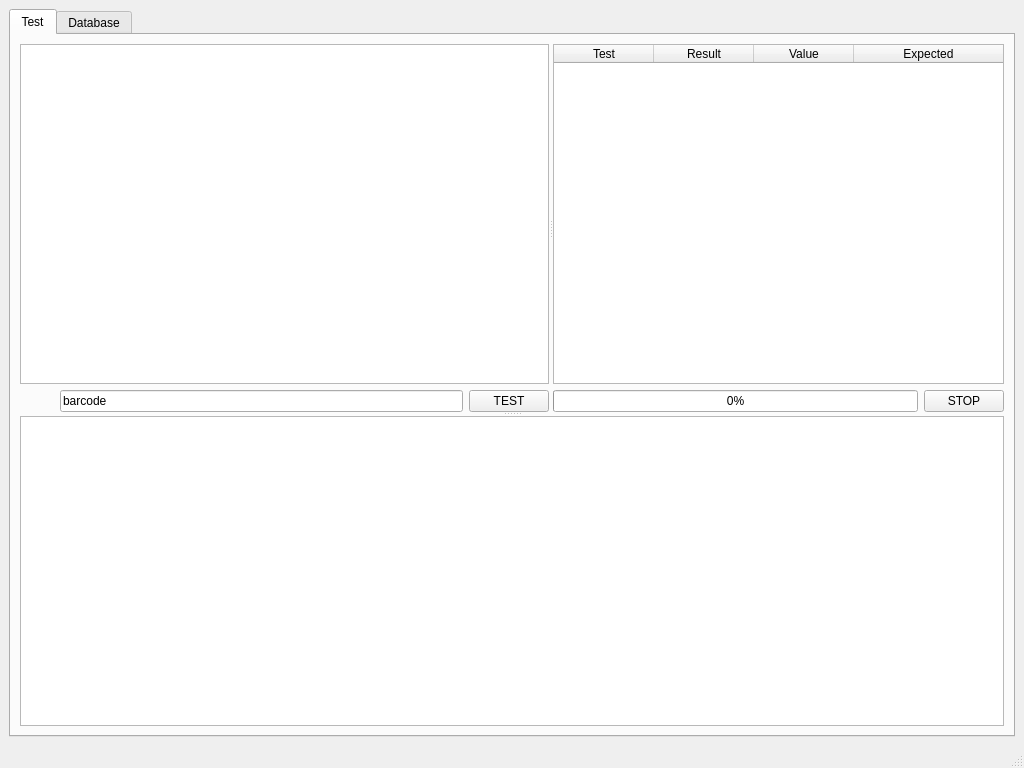
<?xml version="1.0" encoding="UTF-8"?>
<ui version="4.0">
 <class>MainWindow</class>
 <widget class="QMainWindow" name="MainWindow">
  <property name="geometry">
   <rect>
    <x>0</x>
    <y>0</y>
    <width>1024</width>
    <height>768</height>
   </rect>
  </property>
  <property name="sizePolicy">
   <sizepolicy hsizetype="Preferred" vsizetype="Preferred">
    <horstretch>0</horstretch>
    <verstretch>0</verstretch>
   </sizepolicy>
  </property>
  <property name="minimumSize">
   <size>
    <width>1024</width>
    <height>768</height>
   </size>
  </property>
  <property name="windowTitle">
   <string>Board Test Engine</string>
  </property>
  <property name="windowIcon">
   <iconset>
    <normaloff>icon.ico</normaloff>icon.ico</iconset>
  </property>
  <widget class="QWidget" name="centralwidget">
   <layout class="QGridLayout" name="gridLayout">
    <item row="0" column="0">
     <widget class="QTabWidget" name="tabWidget">
      <property name="sizePolicy">
       <sizepolicy hsizetype="Expanding" vsizetype="Expanding">
        <horstretch>0</horstretch>
        <verstretch>0</verstretch>
       </sizepolicy>
      </property>
      <property name="toolTip">
       <string/>
      </property>
      <property name="layoutDirection">
       <enum>Qt::LeftToRight</enum>
      </property>
      <property name="autoFillBackground">
       <bool>false</bool>
      </property>
      <property name="currentIndex">
       <number>0</number>
      </property>
      <widget class="QWidget" name="run">
       <attribute name="title">
        <string>Test</string>
       </attribute>
       <layout class="QGridLayout" name="gridLayout_2">
        <item row="0" column="0">
         <widget class="QSplitter" name="splitter_2">
          <property name="orientation">
           <enum>Qt::Vertical</enum>
          </property>
          <property name="childrenCollapsible">
           <bool>false</bool>
          </property>
          <widget class="QSplitter" name="splitter">
           <property name="orientation">
            <enum>Qt::Horizontal</enum>
           </property>
           <property name="childrenCollapsible">
            <bool>false</bool>
           </property>
           <widget class="QWidget" name="layoutWidget">
            <layout class="QVBoxLayout" name="verticalLayout_2">
             <item>
              <widget class="QGraphicsView" name="graphicsView">
               <property name="minimumSize">
                <size>
                 <width>300</width>
                 <height>200</height>
                </size>
               </property>
              </widget>
             </item>
             <item>
              <layout class="QHBoxLayout" name="horizontalLayout">
               <property name="topMargin">
                <number>0</number>
               </property>
               <item>
                <spacer name="horizontalSpacer">
                 <property name="orientation">
                  <enum>Qt::Horizontal</enum>
                 </property>
                 <property name="sizeType">
                  <enum>QSizePolicy::Maximum</enum>
                 </property>
                 <property name="sizeHint" stdset="0">
                  <size>
                   <width>40</width>
                   <height>10</height>
                  </size>
                 </property>
                </spacer>
               </item>
               <item>
                <widget class="QLineEdit" name="barcodeLineEdit">
                 <property name="sizePolicy">
                  <sizepolicy hsizetype="Preferred" vsizetype="Fixed">
                   <horstretch>0</horstretch>
                   <verstretch>0</verstretch>
                  </sizepolicy>
                 </property>
                 <property name="text">
                  <string>barcode</string>
                 </property>
                 <property name="alignment">
                  <set>Qt::AlignLeading|Qt::AlignLeft|Qt::AlignVCenter</set>
                 </property>
                </widget>
               </item>
               <item>
                <widget class="QPushButton" name="testButton">
                 <property name="sizePolicy">
                  <sizepolicy hsizetype="Fixed" vsizetype="Fixed">
                   <horstretch>0</horstretch>
                   <verstretch>0</verstretch>
                  </sizepolicy>
                 </property>
                 <property name="text">
                  <string>TEST</string>
                 </property>
                </widget>
               </item>
              </layout>
             </item>
            </layout>
           </widget>
           <widget class="QWidget" name="layoutWidget">
            <layout class="QVBoxLayout" name="verticalLayout">
             <item>
              <widget class="QTableWidget" name="testTable">
               <property name="enabled">
                <bool>true</bool>
               </property>
               <property name="sizePolicy">
                <sizepolicy hsizetype="Expanding" vsizetype="Expanding">
                 <horstretch>0</horstretch>
                 <verstretch>0</verstretch>
                </sizepolicy>
               </property>
               <property name="minimumSize">
                <size>
                 <width>250</width>
                 <height>0</height>
                </size>
               </property>
               <property name="baseSize">
                <size>
                 <width>0</width>
                 <height>0</height>
                </size>
               </property>
               <property name="layoutDirection">
                <enum>Qt::LeftToRight</enum>
               </property>
               <property name="frameShape">
                <enum>QFrame::StyledPanel</enum>
               </property>
               <property name="editTriggers">
                <set>QAbstractItemView::NoEditTriggers</set>
               </property>
               <property name="selectionMode">
                <enum>QAbstractItemView::NoSelection</enum>
               </property>
               <property name="selectionBehavior">
                <enum>QAbstractItemView::SelectRows</enum>
               </property>
               <property name="rowCount">
                <number>0</number>
               </property>
               <attribute name="horizontalHeaderCascadingSectionResizes">
                <bool>false</bool>
               </attribute>
               <attribute name="horizontalHeaderMinimumSectionSize">
                <number>25</number>
               </attribute>
               <attribute name="horizontalHeaderStretchLastSection">
                <bool>true</bool>
               </attribute>
               <attribute name="verticalHeaderDefaultSectionSize">
                <number>21</number>
               </attribute>
               <column>
                <property name="text">
                 <string>Test</string>
                </property>
               </column>
               <column>
                <property name="text">
                 <string>Result</string>
                </property>
               </column>
               <column>
                <property name="text">
                 <string>Value</string>
                </property>
               </column>
               <column>
                <property name="text">
                 <string>Expected</string>
                </property>
               </column>
              </widget>
             </item>
             <item>
              <layout class="QHBoxLayout" name="horizLayout_pb_stop">
               <item>
                <widget class="QProgressBar" name="progressBar">
                 <property name="minimumSize">
                  <size>
                   <width>0</width>
                   <height>10</height>
                  </size>
                 </property>
                 <property name="value">
                  <number>0</number>
                 </property>
                 <property name="textVisible">
                  <bool>true</bool>
                 </property>
                </widget>
               </item>
               <item>
                <widget class="QPushButton" name="stopButton">
                 <property name="autoFillBackground">
                  <bool>false</bool>
                 </property>
                 <property name="text">
                  <string>STOP</string>
                 </property>
                 <property name="default">
                  <bool>false</bool>
                 </property>
                 <property name="flat">
                  <bool>false</bool>
                 </property>
                </widget>
               </item>
              </layout>
             </item>
            </layout>
           </widget>
          </widget>
          <widget class="QListWidget" name="testLogTable">
           <property name="sizePolicy">
            <sizepolicy hsizetype="Expanding" vsizetype="Expanding">
             <horstretch>0</horstretch>
             <verstretch>0</verstretch>
            </sizepolicy>
           </property>
           <property name="minimumSize">
            <size>
             <width>0</width>
             <height>200</height>
            </size>
           </property>
           <property name="font">
            <font>
             <family>Courier</family>
             <pointsize>8</pointsize>
            </font>
           </property>
           <property name="isWrapping" stdset="0">
            <bool>false</bool>
           </property>
           <property name="resizeMode">
            <enum>QListView::Adjust</enum>
           </property>
          </widget>
         </widget>
        </item>
       </layout>
      </widget>
      <widget class="QWidget" name="details">
       <attribute name="title">
        <string>Database</string>
       </attribute>
       <layout class="QGridLayout" name="gridLayout_4">
        <item row="0" column="0">
         <layout class="QGridLayout" name="gridLayout_3">
          <item row="0" column="0">
           <widget class="QTableWidget" name="dbresultsTableWidget">
            <property name="sizePolicy">
             <sizepolicy hsizetype="Expanding" vsizetype="Expanding">
              <horstretch>0</horstretch>
              <verstretch>0</verstretch>
             </sizepolicy>
            </property>
            <property name="contextMenuPolicy">
             <enum>Qt::NoContextMenu</enum>
            </property>
            <property name="editTriggers">
             <set>QAbstractItemView::NoEditTriggers</set>
            </property>
            <property name="showDropIndicator" stdset="0">
             <bool>true</bool>
            </property>
            <property name="selectionMode">
             <enum>QAbstractItemView::SingleSelection</enum>
            </property>
            <property name="selectionBehavior">
             <enum>QAbstractItemView::SelectRows</enum>
            </property>
            <property name="textElideMode">
             <enum>Qt::ElideRight</enum>
            </property>
            <property name="sortingEnabled">
             <bool>true</bool>
            </property>
            <attribute name="horizontalHeaderCascadingSectionResizes">
             <bool>false</bool>
            </attribute>
            <attribute name="horizontalHeaderDefaultSectionSize">
             <number>200</number>
            </attribute>
            <attribute name="horizontalHeaderMinimumSectionSize">
             <number>100</number>
            </attribute>
            <attribute name="horizontalHeaderStretchLastSection">
             <bool>true</bool>
            </attribute>
            <attribute name="verticalHeaderDefaultSectionSize">
             <number>21</number>
            </attribute>
            <attribute name="verticalHeaderShowSortIndicator" stdset="0">
             <bool>true</bool>
            </attribute>
            <column>
             <property name="text">
              <string>Barcode</string>
             </property>
             <property name="font">
              <font>
               <weight>75</weight>
               <bold>true</bold>
              </font>
             </property>
            </column>
            <column>
             <property name="text">
              <string>Date</string>
             </property>
             <property name="font">
              <font>
               <weight>75</weight>
               <bold>true</bold>
              </font>
             </property>
            </column>
            <column>
             <property name="text">
              <string>Status</string>
             </property>
             <property name="font">
              <font>
               <weight>75</weight>
               <bold>true</bold>
              </font>
             </property>
            </column>
            <column>
             <property name="text">
              <string>Result</string>
             </property>
             <property name="font">
              <font>
               <weight>75</weight>
               <bold>true</bold>
              </font>
             </property>
            </column>
           </widget>
          </item>
          <item row="1" column="0">
           <layout class="QHBoxLayout" name="horizontalLayout_2">
            <item>
             <widget class="QLabel" name="limitToLabel">
              <property name="text">
               <string>Results limited to [XX] last records from DB</string>
              </property>
             </widget>
            </item>
            <item>
             <spacer name="horizontalSpacer_2">
              <property name="orientation">
               <enum>Qt::Horizontal</enum>
              </property>
              <property name="sizeHint" stdset="0">
               <size>
                <width>40</width>
                <height>20</height>
               </size>
              </property>
             </spacer>
            </item>
            <item>
             <widget class="QPushButton" name="dbsyncPushButton">
              <property name="sizePolicy">
               <sizepolicy hsizetype="Fixed" vsizetype="Fixed">
                <horstretch>0</horstretch>
                <verstretch>0</verstretch>
               </sizepolicy>
              </property>
              <property name="layoutDirection">
               <enum>Qt::RightToLeft</enum>
              </property>
              <property name="text">
               <string>Sync DB</string>
              </property>
             </widget>
            </item>
           </layout>
          </item>
         </layout>
        </item>
       </layout>
      </widget>
     </widget>
    </item>
   </layout>
  </widget>
  <widget class="QMenuBar" name="menubar">
   <property name="geometry">
    <rect>
     <x>0</x>
     <y>0</y>
     <width>1024</width>
     <height>27</height>
    </rect>
   </property>
  </widget>
  <widget class="QStatusBar" name="statusbar"/>
 </widget>
 <resources>
  <include location="board.png"/>
 </resources>
 <connections/>
</ui>
